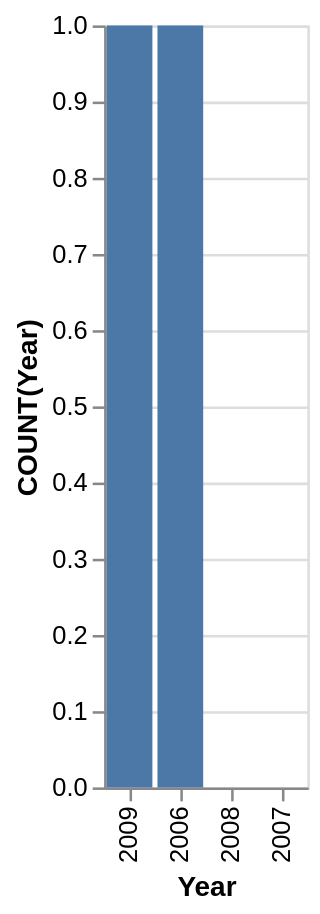

Vega-Lite specification stored for this chart:
### Vega-Lite specification from a JSON file in a GitHub repository (floating-point values rounded to 4 significant figures)
{"data": {"values": [{"x_data": "2009", "y_data": 1}, {"x_data": "2006", "y_data": 1}, {"x_data": "2008", "y_data": 0}, {"x_data": "2007", "y_data": 0}]}, "mark": "bar", "encoding": {"x": {"field": "x_data", "type": "nominal", "title": "Year", "sort": {"op": "sum", "field": "y_data", "order": "descending"}}, "y": {"field": "y_data", "type": "quantitative", "title": "COUNT(Year)"}}}
